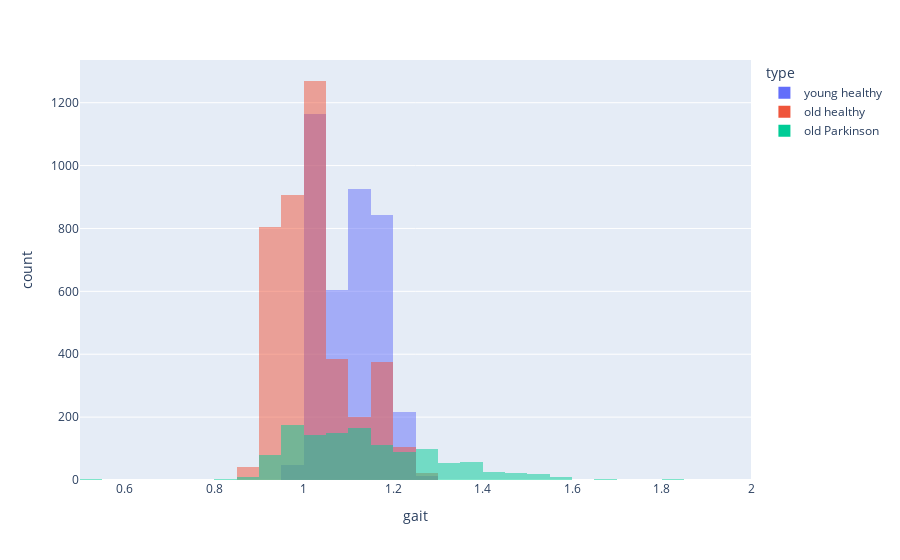

This figure's notebook cell:
### Code cell
fig = px.histogram(
    all,
    x="gait",
    color="type",  # Categorical variable
    nbins=30,
    barmode="overlay"  # or "group" for side-by-side bars
)
fig.show()

### Figure 1 — Plotly figure (JSON) as saved in the notebook; plotly's stock layout.template omitted (floating-point values rounded to 4 significant figures; data arrays with more than 128 entries replaced by an {"elided": "..."} marker saying what was removed)
{"data": [{"alignmentgroup": "True", "bingroup": "x", "hovertemplate": "type=young healthy<br>gait=%{x}<br>count=%{y}<extra></extra>", "legendgroup": "young healthy", "marker": {"color": "#636efa", "opacity": 0.5, "pattern": {"shape": ""}}, "name": "young healthy", "nbinsx": 30, "offsetgroup": "young healthy", "orientation": "v", "showlegend": true, "type": "histogram", "x": {"elided": "3813 float values"}, "xaxis": "x", "yaxis": "y"}, {"alignmentgroup": "True", "bingroup": "x", "hovertemplate": "type=old healthy<br>gait=%{x}<br>count=%{y}<extra></extra>", "legendgroup": "old healthy", "marker": {"color": "#EF553B", "opacity": 0.5, "pattern": {"shape": ""}}, "name": "old healthy", "nbinsx": 30, "offsetgroup": "old healthy", "orientation": "v", "showlegend": true, "type": "histogram", "x": {"elided": "4110 float values"}, "xaxis": "x", "yaxis": "y"}, {"alignmentgroup": "True", "bingroup": "x", "hovertemplate": "type=old Parkinson<br>gait=%{x}<br>count=%{y}<extra></extra>", "legendgroup": "old Parkinson", "marker": {"color": "#00cc96", "opacity": 0.5, "pattern": {"shape": ""}}, "name": "old Parkinson", "nbinsx": 30, "offsetgroup": "old Parkinson", "orientation": "v", "showlegend": true, "type": "histogram", "x": {"elided": "1221 float values"}, "xaxis": "x", "yaxis": "y"}], "layout": {"barmode": "overlay", "legend": {"title": {"text": "type"}, "tracegroupgap": 0}, "margin": {"t": 60}, "xaxis": {"anchor": "y", "domain": [0, 1], "title": {"text": "gait"}}, "yaxis": {"anchor": "x", "domain": [0, 1], "title": {"text": "count"}}}}
